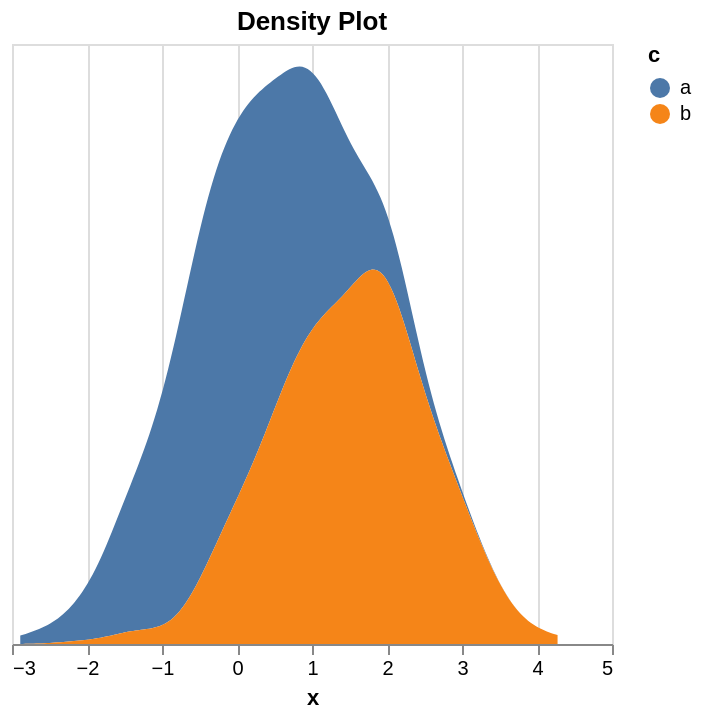

Vega-Lite specification for this chart:
### Vega-Lite specification from a JSON file in a GitHub repository (floating-point values rounded to 4 significant figures; data arrays with more than 128 entries replaced by an {"elided": "..."} marker saying what was removed)
{"$schema": "https://vega.github.io/schema/vega-lite/v5.json", "encoding": {"x": {"field": "val", "title": "x", "type": "quantitative"}, "color": {"field": "c", "type": "nominal"}, "opacity": {"condition": {"param": "legend_selection", "value": 1, "empty": true}, "value": 0.15}, "y": {"axis": null, "field": "dens", "title": null, "type": "quantitative"}}, "data": {"values": {"elided": "1000 records"}}, "title": "Density Plot", "params": [{"name": "legend_selection", "bind": "legend", "select": {"fields": ["c"], "type": "point"}}], "mark": {"type": "area", "orient": "vertical", "opacity": 0.4}, "transform": [{"density": "x", "as": ["val", "dens"], "groupby": ["c"]}]}
